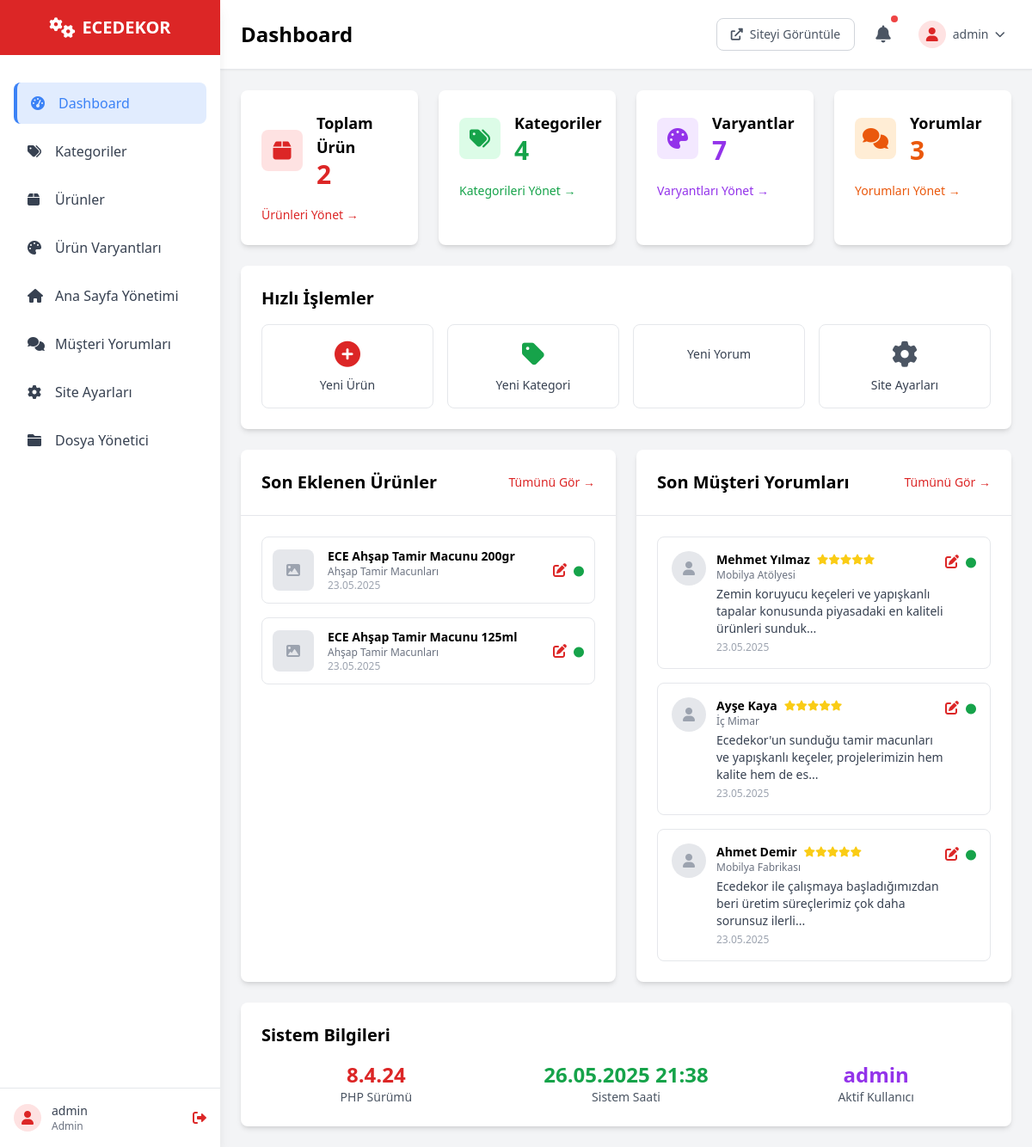
Page /admin/dashboard.php (signed in) on the committed database.
### tables this page shows
CREATE TABLE `products` (
  `id` int(11) NOT NULL AUTO_INCREMENT,
  `category_id` int(11) NOT NULL,
  `name` varchar(255) NOT NULL,
  `slug` varchar(255) NOT NULL,
  `short_description` text,
  `description` longtext,
  `features` longtext,
  `usage_instructions` longtext,
  `main_image` varchar(500),
  `sort_order` int(11) DEFAULT 0,
  `is_active` tinyint(1) DEFAULT 1,
  `created_at` timestamp NOT NULL DEFAULT CURRENT_TIMESTAMP,
  `updated_at` timestamp NOT NULL DEFAULT CURRENT_TIMESTAMP ON UPDATE CURRENT_TIMESTAMP,
  PRIMARY KEY (`id`),
  UNIQUE KEY `slug` (`slug`),
  KEY `category_id` (`category_id`),
  CONSTRAINT `products_ibfk_1` FOREIGN KEY (`category_id`) REFERENCES `categories` (`id`) ON DELETE CASCADE
);

CREATE TABLE `categories` (
  `id` int(11) NOT NULL AUTO_INCREMENT,
  `name` varchar(255) NOT NULL,
  `slug` varchar(255) NOT NULL,
  `description` text,
  `image` varchar(500),
  `sort_order` int(11) DEFAULT 0,
  `is_active` tinyint(1) DEFAULT 1,
  `created_at` timestamp NOT NULL DEFAULT CURRENT_TIMESTAMP,
  `updated_at` timestamp NOT NULL DEFAULT CURRENT_TIMESTAMP ON UPDATE CURRENT_TIMESTAMP,
  PRIMARY KEY (`id`),
  UNIQUE KEY `slug` (`slug`)
);

CREATE TABLE `testimonials` (
  `id` int(11) NOT NULL AUTO_INCREMENT,
  `name` varchar(255) NOT NULL,
  `company` varchar(255),
  `position` varchar(255),
  `content` text NOT NULL,
  `image` varchar(500),
  `rating` int(1) DEFAULT 5,
  `is_active` tinyint(1) DEFAULT 1,
  `sort_order` int(11) DEFAULT 0,
  `created_at` timestamp NOT NULL DEFAULT CURRENT_TIMESTAMP,
  PRIMARY KEY (`id`)
);

### includes/config.php (called while the page is built, shortened)
<?php
try {
    $pdo = new PDO(
        "mysql:host=" . DB_HOST . ";dbname=" . DB_NAME . ";charset=utf8mb4",
        DB_USERNAME,
        DB_PASSWORD,
        [
            PDO::ATTR_ERRMODE => PDO::ERRMODE_EXCEPTION,
            PDO::ATTR_DEFAULT_FETCH_MODE => PDO::FETCH_ASSOC,
            PDO::ATTR_EMULATE_PREPARES => false,
        ]
    );
} catch (PDOException $e) {
    die("Database connection failed: " . $e->getMessage());
}
function query($sql, $params = []) {
    global $pdo;
    try {
        $stmt = $pdo->prepare($sql);
        $stmt->execute($params);
        return $stmt;
    } catch (PDOException $e) {
        error_log("Database query error: " . $e->getMessage());
        return false;
    }
}
function fetchOne($sql, $params = []) {
    $stmt = query($sql, $params);
    return $stmt ? $stmt->fetch() : null;
}
function fetchAll($sql, $params = []) {
    $stmt = query($sql, $params);
    return $stmt ? $stmt->fetchAll() : [];
}
?>

### admin/dashboard.php (the view, shortened to what this page needs)
<?php
require_once '../includes/config.php';
$stats = [
    'total_products' => fetchOne("SELECT COUNT(*) as count FROM products WHERE is_active = 1")['count'],
    'total_categories' => fetchOne("SELECT COUNT(*) as count FROM categories WHERE is_active = 1")['count'],
    'total_variants' => fetchOne("SELECT COUNT(*) as count FROM product_variants WHERE is_active = 1")['count'],
    'total_testimonials' => fetchOne("SELECT COUNT(*) as count FROM testimonials WHERE is_active = 1")['count']
];
$recentProducts = fetchAll("
    SELECT p.*, c.name as category_name
    FROM products p
    JOIN categories c ON p.category_id = c.id
    ORDER BY p.created_at DESC
    LIMIT 5
");
$recentTestimonials = fetchAll("
    SELECT * FROM testimonials
    ORDER BY created_at DESC
    LIMIT 3
");
include 'includes/header.php';
?>
<div class="space-y-6">
    <div class="grid grid-cols-1 md:grid-cols-2 lg:grid-cols-4 gap-6">
        <div class="bg-white rounded-lg shadow-md p-6 card">
            <div class="flex items-center">
                <div class="flex-shrink-0">
                    <div class="w-12 h-12 bg-red-100 rounded-lg flex items-center justify-center">
                        <i class="fas fa-box text-2xl text-red-600"></i>
                    </div>
                </div>
                <div class="ml-4">
                    <h3 class="text-lg font-semibold text-black">Toplam Ürün</h3>
                    <p class="text-3xl font-bold text-red-600"><?php echo $stats['total_products']; ?></p>
                </div>
            </div>
            <div class="mt-4">
                <a href="<?php echo ADMIN_URL; ?>/products.php" class="text-sm text-red-600 hover:text-red-700 font-medium">
                    Ürünleri Yönet →
                </a>
            </div>
        </div>
        <div class="bg-white rounded-lg shadow-md p-6 card">
            <div class="flex items-center">
                <div class="flex-shrink-0">
                    <div class="w-12 h-12 bg-green-100 rounded-lg flex items-center justify-center">
                        <i class="fas fa-tags text-2xl text-green-600"></i>
                    </div>
                </div>
                <div class="ml-4">
                    <h3 class="text-lg font-semibold text-black">Kategoriler</h3>
                    <p class="text-3xl font-bold text-green-600"><?php echo $stats['total_categories']; ?></p>
                </div>
            </div>
            <div class="mt-4">
                <a href="<?php echo ADMIN_URL; ?>/categories.php" class="text-sm text-green-600 hover:text-green-700 font-medium">
                    Kategorileri Yönet →
                </a>
            </div>
        </div>
        <div class="bg-white rounded-lg shadow-md p-6 card">
            <div class="flex items-center">
                <div class="flex-shrink-0">
                    <div class="w-12 h-12 bg-purple-100 rounded-lg flex items-center justify-center">
                        <i class="fas fa-palette text-2xl text-purple-600"></i>
                    </div>
                </div>
                <div class="ml-4">
                    <h3 class="text-lg font-semibold text-black">Varyantlar</h3>
                    <p class="text-3xl font-bold text-purple-600"><?php echo $stats['total_variants']; ?></p>
                </div>
            </div>
            <div class="mt-4">
                <a href="<?php echo ADMIN_URL; ?>/variants.php" class="text-sm text-purple-600 hover:text-purple-700 font-medium">
                    Varyantları Yönet →
                </a>
            </div>
        </div>
        <div class="bg-white rounded-lg shadow-md p-6 card">
            <div class="flex items-center">
                <div class="flex-shrink-0">
                    <div class="w-12 h-12 bg-orange-100 rounded-lg flex items-center justify-center">
                        <i class="fas fa-comments text-2xl text-orange-600"></i>
                    </div>
                </div>
                <div class="ml-4">
                    <h3 class="text-lg font-semibold text-black">Yorumlar</h3>
                    <p class="text-3xl font-bold text-orange-600"><?php echo $stats['total_testimonials']; ?></p>
                </div>
            </div>
            <div class="mt-4">
                <a href="<?php echo ADMIN_URL; ?>/testimonials.php" class="text-sm text-orange-600 hover:text-orange-700 font-medium">
                    Yorumları Yönet →
                </a>
            </div>
        </div>
    </div>
    <div class="bg-white rounded-lg shadow-md p-6 card">
        <h2 class="text-xl font-semibold text-black mb-4">Hızlı İşlemler</h2>
        <div class="grid grid-cols-2 md:grid-cols-4 gap-4">
            <a href="<?php echo ADMIN_URL; ?>/products.php?action=add" class="flex flex-col items-center p-4 border border-gray-200 rounded-lg hover:bg-gray-50 transition duration-300">
                <i class="fas fa-plus-circle text-3xl text-red-600 mb-2"></i>
                <span class="text-sm font-medium text-gray-700">Yeni Ürün</span>
            </a>
            <a href="<?php echo ADMIN_URL; ?>/categories.php?action=add" class="flex flex-col items-center p-4 border border-gray-200 rounded-lg hover:bg-gray-50 transition duration-300">
                <i class="fas fa-tag text-3xl text-green-600 mb-2"></i>
                <span class="text-sm font-medium text-gray-700">Yeni Kategori</span>
            </a>
            <a href="<?php echo ADMIN_URL; ?>/testimonials.php?action=add" class="flex flex-col items-center p-4 border border-gray-200 rounded-lg hover:bg-gray-50 transition duration-300">
                <span class="text-sm font-medium text-gray-700">Yeni Yorum</span>
            </a>
            <a href="<?php echo ADMIN_URL; ?>/settings.php" class="flex flex-col items-center p-4 border border-gray-200 rounded-lg hover:bg-gray-50 transition duration-300">
                <i class="fas fa-cog text-3xl text-gray-600 mb-2"></i>
                <span class="text-sm font-medium text-gray-700">Site Ayarları</span>
            </a>
        </div>
    </div>
    <div class="grid grid-cols-1 lg:grid-cols-2 gap-6">
        <div class="bg-white rounded-lg shadow-md card">
            <div class="p-6 border-b border-gray-200">
                <div class="flex items-center justify-between">
                    <h2 class="text-xl font-semibold text-black">Son Eklenen Ürünler</h2>
                    <a href="<?php echo ADMIN_URL; ?>/products.php" class="text-red-600 hover:text-red-700 text-sm font-medium">
                        Tümünü Gör →
                    </a>
                </div>
            </div>
            <div class="p-6">
                <?php if (empty($recentProducts)): ?>
                    <p class="text-gray-500 text-center py-4">Henüz ürün eklenmemiş.</p>
                <?php else: ?>
                    <div class="space-y-4">
                        <?php foreach ($recentProducts as $product): ?>
                            <div class="flex items-center p-3 border border-gray-200 rounded-lg hover:bg-gray-50 transition duration-300">
                                <div class="flex-shrink-0">
                                    <?php if ($product['main_image']): ?>
                                        <img src="<?php echo $product['main_image']; ?>" alt="<?php echo htmlspecialchars($product['name']); ?>" class="w-12 h-12 object-cover rounded-lg">
                                    <?php else: ?>
                                        <div class="w-12 h-12 bg-gray-200 rounded-lg flex items-center justify-center">
                                            <i class="fas fa-image text-gray-400"></i>
                                        </div>
                                    <?php endif; ?>
                                </div>
                                <div class="ml-4 flex-1">
                                    <h3 class="text-sm font-semibold text-black"><?php echo htmlspecialchars($product['name']); ?></h3>
                                    <p class="text-xs text-gray-500"><?php echo htmlspecialchars($product['category_name']); ?></p>
                                    <p class="text-xs text-gray-400"><?php echo date('d.m.Y', strtotime($product['created_at'])); ?></p>
                                </div>
                                <div class="flex space-x-2">
                                    <a href="<?php echo ADMIN_URL; ?>/products.php?action=edit&id=<?php echo $product['id']; ?>" class="text-red-600 hover:text-red-700">
                                        <i class="fas fa-edit"></i>
                                    </a>
                                    <span class="text-<?php echo $product['is_active'] ? 'green' : 'red'; ?>-600">
                                        <i class="fas fa-circle text-xs"></i>
                                    </span>
                                </div>
                            </div>
                        <?php endforeach; ?>
                    </div>
                <?php endif; ?>
            </div>
        </div>
        <div class="bg-white rounded-lg shadow-md card">
            <div class="p-6 border-b border-gray-200">
                <div class="flex items-center justify-between">
                    <h2 class="text-xl font-semibold text-black">Son Müşteri Yorumları</h2>
                    <a href="<?php echo ADMIN_URL; ?>/testimonials.php" class="text-red-600 hover:text-red-700 text-sm font-medium">
                        Tümünü Gör →
                    </a>
                </div>
            </div>
            <div class="p-6">
                <?php if (empty($recentTestimonials)): ?>
                    <p class="text-gray-500 text-center py-4">Henüz yorum eklenmemiş.</p>
                <?php else: ?>
                    <div class="space-y-4">
                        <?php foreach ($recentTestimonials as $testimonial): ?>
                            <div class="p-4 border border-gray-200 rounded-lg hover:bg-gray-50 transition duration-300">
                                <div class="flex items-start">
                                    <div class="flex-shrink-0">
                                        <?php if ($testimonial['image']): ?>
                                            <img src="<?php echo $testimonial['image']; ?>" alt="<?php echo htmlspecialchars($testimonial['name']); ?>" class="w-10 h-10 object-cover rounded-full">
                                        <?php else: ?>
                                            <div class="w-10 h-10 bg-gray-200 rounded-full flex items-center justify-center">
                                                <i class="fas fa-user text-gray-400"></i>
                                            </div>
                                        <?php endif; ?>
                                    </div>
                                    <div class="ml-3 flex-1">
                                        <div class="flex items-center">
                                            <h3 class="text-sm font-semibold text-black"><?php echo htmlspecialchars($testimonial['name']); ?></h3>
                                            <div class="ml-2 flex text-yellow-400">
                                                <?php for ($i = 1; $i <= $testimonial['rating']; $i++): ?>
                                                    <i class="fas fa-star text-xs"></i>
                                                <?php endfor; ?>
                                            </div>
                                        </div>
                                        <?php if ($testimonial['company']): ?>
                                            <p class="text-xs text-gray-500"><?php echo htmlspecialchars($testimonial['company']); ?></p>
                                        <?php endif; ?>
                                        <p class="text-sm text-gray-700 mt-1"><?php echo htmlspecialchars(substr($testimonial['content'], 0, 100)) . '...'; ?></p>
                                        <p class="text-xs text-gray-400 mt-1"><?php echo date('d.m.Y', strtotime($testimonial['created_at'])); ?></p>
                                    </div>
                                    <div class="flex space-x-2">
                                        <a href="<?php echo ADMIN_URL; ?>/testimonials.php?action=edit&id=<?php echo $testimonial['id']; ?>" class="text-red-600 hover:text-red-700">
                                            <i class="fas fa-edit"></i>
                                        </a>
                                        <span class="text-<?php echo $testimonial['is_active'] ? 'green' : 'red'; ?>-600">
                                            <i class="fas fa-circle text-xs"></i>
                                        </span>
                                    </div>
                                </div>
                            </div>
                        <?php endforeach; ?>
                    </div>
                <?php endif; ?>
            </div>
        </div>
    </div>
    <div class="bg-white rounded-lg shadow-md p-6 card">
        <h2 class="text-xl font-semibold text-black mb-4">Sistem Bilgileri</h2>
        <div class="grid grid-cols-1 md:grid-cols-3 gap-6">
            <div class="text-center">
                <div class="text-2xl font-bold text-red-600"><?php echo PHP_VERSION; ?></div>
                <div class="text-sm text-gray-600">PHP Sürümü</div>
            </div>
            <div class="text-center">
                <div class="text-2xl font-bold text-green-600"><?php echo date('d.m.Y H:i'); ?></div>
                <div class="text-sm text-gray-600">Sistem Saati</div>
            </div>
            <div class="text-center">
                <div class="text-2xl font-bold text-purple-600"><?php echo $_SESSION['admin_username']; ?></div>
                <div class="text-sm text-gray-600">Aktif Kullanıcı</div>
            </div>
        </div>
    </div>
</div>
<?php include 'includes/footer.php'; ?>

### rows in the picture
products: name "ECE Ahşap Tamir Macunu 200gr", category.name "Ahşap Tamir Macunları", created_at "23.05.2025"
products: name "ECE Ahşap Tamir Macunu 125ml", category.name "Ahşap Tamir Macunları", created_at "23.05.2025"
testimonials: name "Mehmet Yılmaz", rating 5 (drawn), company "Mobilya Atölyesi", content "Zemin koruyucu keçeleri ve yapışkanlı tapalar konusunda piyasadaki en kaliteli ürünleri sunduk", created_at "23.05.2025"
testimonials: name "Ayşe Kaya", rating 5 (drawn), company "İç Mimar", content "Ecedekor'un sunduğu tamir macunları ve yapışkanlı keçeler, projelerimizin hem kalite hem de es", created_at "23.05.2025"
testimonials: name "Ahmet Demir", rating 5 (drawn), company "Mobilya Fabrikası", content "Ecedekor ile çalışmaya başladığımızdan beri üretim süreçlerimiz çok daha sorunsuz ilerli", created_at "23.05.2025"

### other values in the picture
$_SESSION['admin_username'] "admin"
$pageTitle "Dashboard"
$stats['total_products'] "2"
$stats['total_categories'] "4"
$stats['total_variants'] "7"
$stats['total_testimonials'] "3"
PHP_VERSION "8.4.24"
